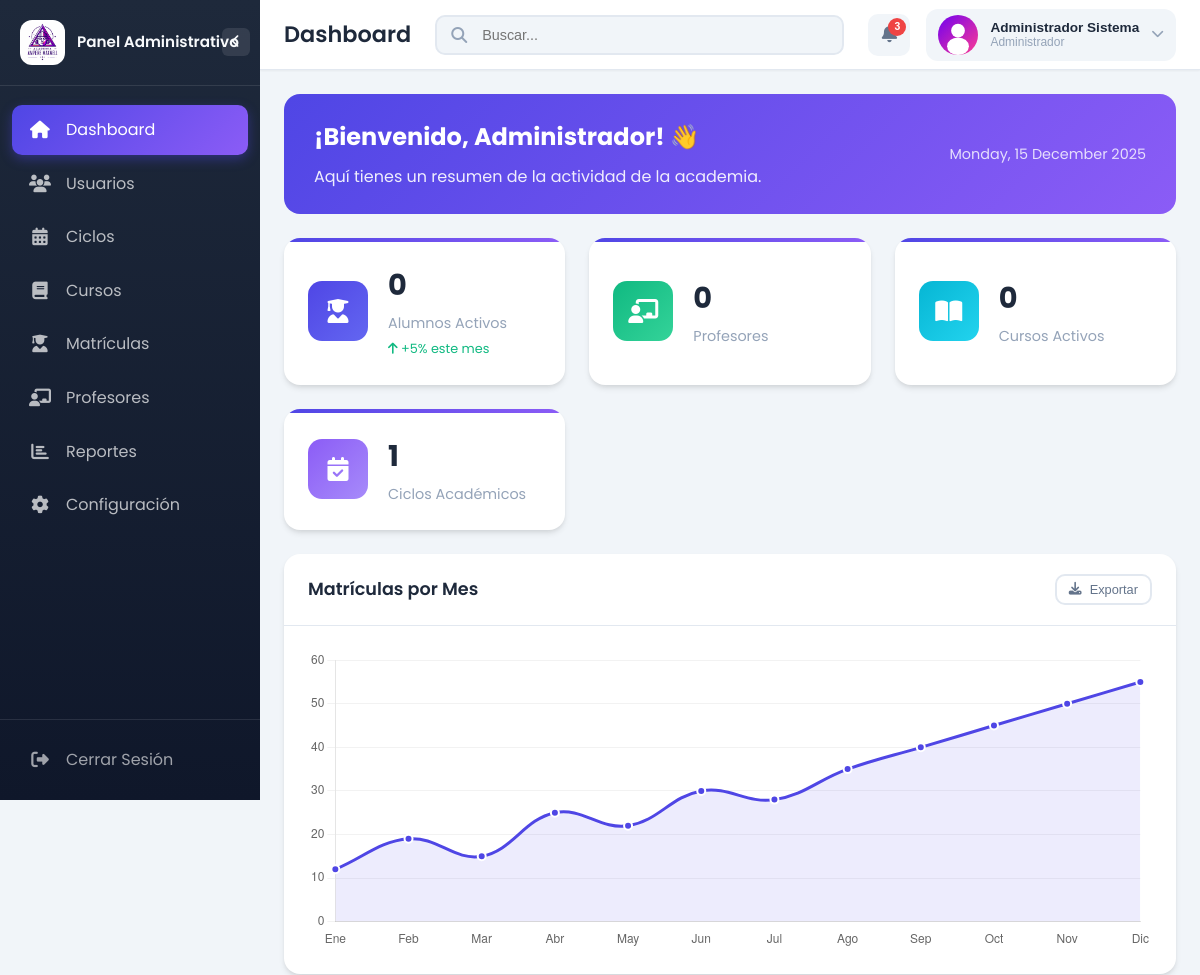
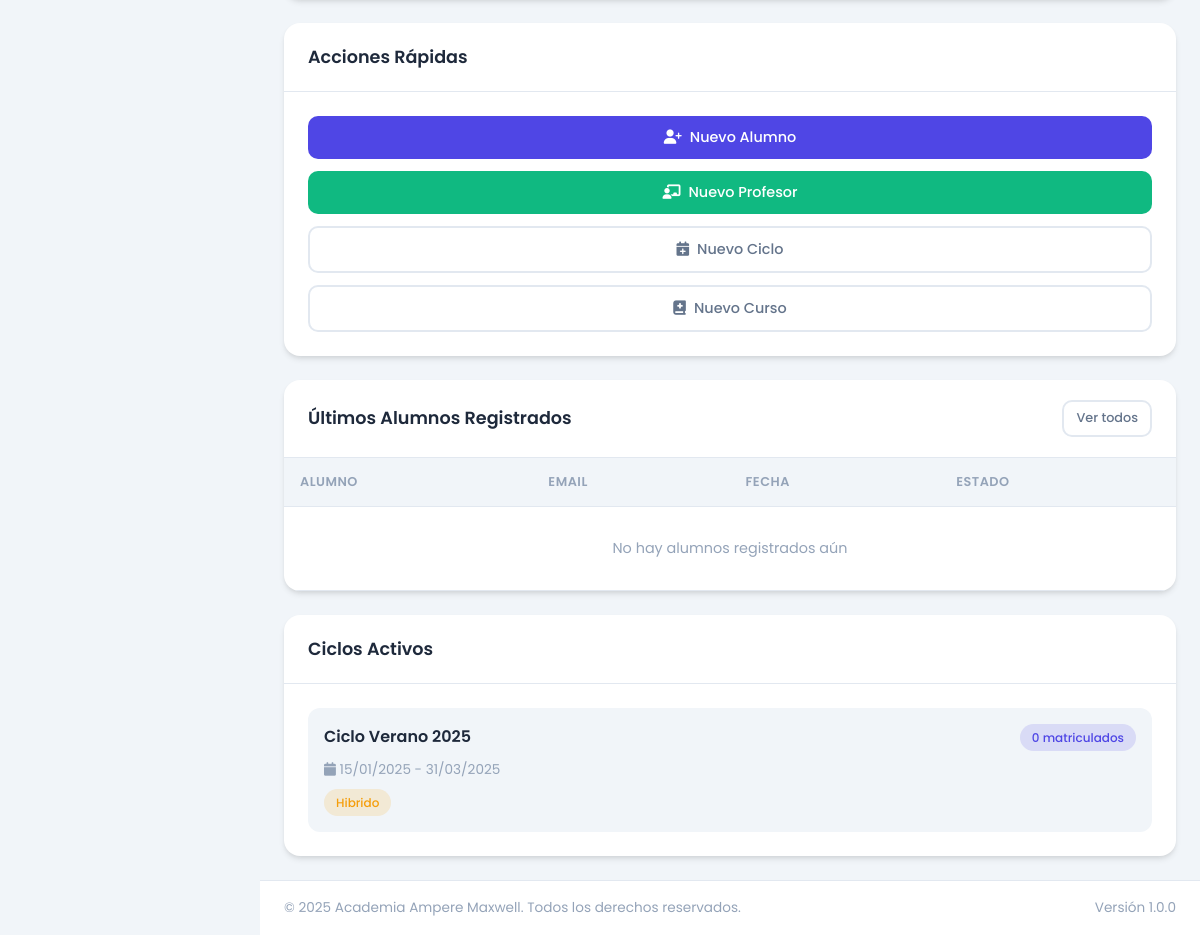
/intranet/admin/index.php (signed in), run on the app's committed database (2 pictures, top to bottom).
### tables this page shows
CREATE TABLE IF NOT EXISTS ciclos_academicos (
    id_ciclo INT AUTO_INCREMENT PRIMARY KEY,
    nombre_ciclo VARCHAR(100) NOT NULL,
    descripcion TEXT,
    modalidad ENUM('presencial', 'virtual', 'hibrido') NOT NULL,
    fecha_inicio DATE NOT NULL,
    fecha_fin DATE NOT NULL,
    costo DECIMAL(10, 2),
    cupos_disponibles INT DEFAULT 0,
    estado ENUM('activo', 'inactivo', 'finalizado') DEFAULT 'activo',
    fecha_creacion TIMESTAMP DEFAULT CURRENT_TIMESTAMP,
    fecha_actualizacion TIMESTAMP DEFAULT CURRENT_TIMESTAMP ON UPDATE CURRENT_TIMESTAMP,
    INDEX idx_estado (estado),
    INDEX idx_fechas (fecha_inicio, fecha_fin)
);

### intranet/php/auth/Auth.php (called while the page is built, shortened)
<?php
class Auth {
    public static function getUser() {
        return $_SESSION['user'] ?? null;
    }
}
?>

### intranet/admin/index.php (the view, shortened to what this page needs)
<?php
require_once __DIR__ . '/../php/auth/Auth.php';
$db = new Database();
$conn = $db->getConnection();
try {
    $stmt = $conn->query("SELECT COUNT(*) as total FROM usuarios WHERE id_rol = 3 AND estado = 'activo'");
    $totalAlumnos = $stmt->fetch()['total'];
    $stmt = $conn->query("SELECT COUNT(*) as total FROM usuarios WHERE id_rol = 2 AND estado = 'activo'");
    $totalProfesores = $stmt->fetch()['total'];
    $stmt = $conn->query("SELECT COUNT(*) as total FROM ciclos_academicos WHERE estado = 'activo'");
    $ciclosActivos = $stmt->fetch()['total'];
    $stmt = $conn->query("SELECT COUNT(*) as total FROM cursos WHERE estado = 'activo'");
    $cursosActivos = $stmt->fetch()['total'];
    $stmt = $conn->query("
        SELECT u.*, r.nombre_rol
        FROM usuarios u
        INNER JOIN roles r ON u.id_rol = r.id_rol
        WHERE u.id_rol = 3
        ORDER BY u.fecha_creacion DESC
        LIMIT 5
    ");
    $ultimosAlumnos = $stmt->fetchAll();
    $stmt = $conn->query("
        SELECT ca.*,
               (SELECT COUNT(*) FROM matriculas m WHERE m.id_ciclo = ca.id_ciclo) as total_matriculas
        FROM ciclos_academicos ca
        WHERE ca.estado = 'activo'
        ORDER BY ca.fecha_inicio DESC
    ");
    $ciclos = $stmt->fetchAll();
} catch (PDOException $e) {
    error_log("Dashboard Error: " . $e->getMessage());
    $totalAlumnos = $totalProfesores = $ciclosActivos = $cursosActivos = $matriculasMes = 0;
    $ultimosAlumnos = $ciclos = [];
}
?>
<!DOCTYPE html>
<html lang="es">
<head>
    <link rel="stylesheet" href="../assets/css/dashboard.css">
    <link rel="stylesheet" href="https://cdnjs.cloudflare.com/ajax/libs/font-awesome/6.5.0/css/all.min.css">
</head>
<body class="dashboard-page">
    <div class="dashboard-wrapper">
        <?php include __DIR__ . '/../components/sidebar.php'; ?>
        <div class="main-content">
            <?php include __DIR__ . '/../components/header.php'; ?>
            <div class="content-wrapper">
                <div class="welcome-banner" style="background: linear-gradient(135deg, var(--dash-primary) 0%, var(--dash-accent) 100%); color: #fff; padding: 24px 30px; border-radius: 16px; margin-bottom: 24px; display: flex; justify-content: space-between; align-items: center;">
                    <div>
                        <h2 style="font-size: 1.5rem; margin-bottom: 8px;">¡Bienvenido, <?= htmlspecialchars($user['nombres']) ?>! 👋</h2>
                        <p style="opacity: 0.9;">Aquí tienes un resumen de la actividad de la academia.</p>
                    </div>
                    <div>
                        <span style="font-size: 0.9rem; opacity: 0.8;"><?= date('l, d F Y') ?></span>
                    </div>
                </div>
                <div class="stats-grid">
                    <div class="stat-card">
                        <div class="stat-icon primary">
                            <i class="fas fa-user-graduate"></i>
                        </div>
                        <div class="stat-info">
                            <h3><?= $totalAlumnos ?></h3>
                            <p>Alumnos Activos</p>
                            <span class="stat-change positive"><i class="fas fa-arrow-up"></i> +5% este mes</span>
                        </div>
                    </div>
                    <div class="stat-card">
                        <div class="stat-icon success">
                            <i class="fas fa-chalkboard-teacher"></i>
                        </div>
                        <div class="stat-info">
                            <h3><?= $totalProfesores ?></h3>
                            <p>Profesores</p>
                        </div>
                    </div>
                    <div class="stat-card">
                        <div class="stat-icon info">
                            <i class="fas fa-book-open"></i>
                        </div>
                        <div class="stat-info">
                            <h3><?= $cursosActivos ?></h3>
                            <p>Cursos Activos</p>
                        </div>
                    </div>
                    <div class="stat-card">
                        <div class="stat-icon accent">
                            <i class="fas fa-calendar-check"></i>
                        </div>
                        <div class="stat-info">
                            <h3><?= $ciclosActivos ?></h3>
                            <p>Ciclos Académicos</p>
                        </div>
                    </div>
                </div>
                <div class="dashboard-grid">
                    <div class="card">
                        <div class="card-header">
                            <h3 class="card-title">Matrículas por Mes</h3>
                            <button class="btn btn-outline" style="padding: 6px 12px; font-size: 0.8rem;">
                                <i class="fas fa-download"></i> Exportar
                            </button>
                        </div>
                        <div class="card-body">
                            <canvas id="matriculasChart" height="300"></canvas>
                        </div>
                    </div>
                    <div class="card">
                        <div class="card-header">
                            <h3 class="card-title">Acciones Rápidas</h3>
                        </div>
                        <div class="card-body">
                            <div style="display: grid; gap: 12px;">
                                <a href="usuarios.php?action=new&type=alumno" class="btn btn-primary" style="justify-content: center;">
                                    <i class="fas fa-user-plus"></i> Nuevo Alumno
                                </a>
                                <a href="usuarios.php?action=new&type=profesor" class="btn btn-success" style="justify-content: center;">
                                    <i class="fas fa-chalkboard-teacher"></i> Nuevo Profesor
                                </a>
                                <a href="ciclos.php?action=new" class="btn btn-outline" style="justify-content: center;">
                                    <i class="fas fa-calendar-plus"></i> Nuevo Ciclo
                                </a>
                                <a href="cursos.php?action=new" class="btn btn-outline" style="justify-content: center;">
                                    <i class="fas fa-book-medical"></i> Nuevo Curso
                                </a>
                            </div>
                        </div>
                    </div>
                </div>
                <div class="dashboard-grid" style="margin-top: 24px;">
                    <div class="card">
                        <div class="card-header">
                            <h3 class="card-title">Últimos Alumnos Registrados</h3>
                            <a href="usuarios.php" class="btn btn-outline" style="padding: 6px 12px; font-size: 0.8rem;">
                                Ver todos
                            </a>
                        </div>
                        <div class="card-body" style="padding: 0;">
                            <div class="table-wrapper">
                                <table class="data-table">
                                    <thead>
                                        <tr>
                                            <th>Alumno</th>
                                            <th>Email</th>
                                            <th>Fecha</th>
                                            <th>Estado</th>
                                        </tr>
                                    </thead>
                                    <tbody>
                                        <?php if (empty($ultimosAlumnos)): ?>
                                            <tr>
                                                <td colspan="4" style="text-align: center; padding: 30px; color: var(--dash-text-muted);">
                                                    No hay alumnos registrados aún
                                                </td>
                                            </tr>
                                        <?php endif; ?>
                                    </tbody>
                                </table>
                            </div>
                        </div>
                    </div>
                    <div class="card">
                        <div class="card-header">
                            <h3 class="card-title">Ciclos Activos</h3>
                        </div>
                        <div class="card-body">
                            <?php if (empty($ciclos)): ?>
                                <div style="text-align: center; padding: 30px; color: var(--dash-text-muted);">
                                    <i class="fas fa-calendar-times" style="font-size: 2rem; margin-bottom: 10px; display: block;"></i>
                                    No hay ciclos activos
                                </div>
                            <?php else: ?>
                                <div style="display: flex; flex-direction: column; gap: 16px;">
                                    <?php foreach ($ciclos as $ciclo): ?>
                                        <div style="background: var(--dash-bg-main); padding: 16px; border-radius: 12px;">
                                            <div style="display: flex; justify-content: space-between; align-items: start; margin-bottom: 8px;">
                                                <h4 style="font-size: 1rem; font-weight: 600;"><?= htmlspecialchars($ciclo['nombre_ciclo']) ?></h4>
                                                <span class="badge badge-primary"><?= $ciclo['total_matriculas'] ?> matriculados</span>
                                            </div>
                                            <p style="font-size: 0.85rem; color: var(--dash-text-muted); margin-bottom: 8px;">
                                                <i class="fas fa-calendar"></i>
                                                <?= date('d/m/Y', strtotime($ciclo['fecha_inicio'])) ?> - <?= date('d/m/Y', strtotime($ciclo['fecha_fin'])) ?>
                                            </p>
                                            <div style="display: flex; gap: 8px;">
                                                <span class="badge badge-<?= $ciclo['modalidad'] === 'presencial' ? 'success' : ($ciclo['modalidad'] === 'virtual' ? 'info' : 'warning') ?>">
                                                    <?= ucfirst($ciclo['modalidad']) ?>
                                                </span>
                                            </div>
                                        </div>
                                    <?php endforeach; ?>
                                </div>
                            <?php endif; ?>
                        </div>
                    </div>
                </div>
            </div>
            <?php include __DIR__ . '/../components/footer.php'; ?>
        </div>
    </div>
    <script>
        // Gráfico de matrículas
        const ctx = document.getElementById('matriculasChart').getContext('2d');
        new Chart(ctx, {
            type: 'line',
            data: {
                labels: ['Ene', 'Feb', 'Mar', 'Abr', 'May', 'Jun', 'Jul', 'Ago', 'Sep', 'Oct', 'Nov', 'Dic'],
                datasets: [{
                    label: 'Matrículas 2025',
                    data: [12, 19, 15, 25, 22, 30, 28, 35, 40, 45, 50, 55],
                    borderColor: '#4F46E5',
                    backgroundColor: 'rgba(79, 70, 229, 0.1)',
                    borderWidth: 3,
                    fill: true,
                    tension: 0.4,
                    pointBackgroundColor: '#4F46E5',
                    pointBorderColor: '#fff',
                    pointBorderWidth: 2,
                    pointRadius: 4
                }]
            },
            options: {
                responsive: true,
                maintainAspectRatio: false,
                plugins: {
                    legend: {
                        display: false
                    }
                },
                scales: {
                    y: {
                        beginAtZero: true,
                        grid: {
                            color: 'rgba(0, 0, 0, 0.05)'
                        }
                    },
                    x: {
                        grid: {
                            display: false
                        }
                    }
                }
            }
        });
    </script>
</body>
</html>

### data on the page
ciclos_academicos: nombre_ciclo "Ciclo Verano 2025", total_matriculas "0", fecha_inicio "15/01/2025", fecha_fin "31/03/2025", modalidad "Hibrido"

### other printed values
$roleTitle "Panel Administrativo"
$item['label'] "Dashboard"
$item['label'] "Usuarios"
$item['label'] "Ciclos"
$item['label'] "Cursos"
$item['label'] "Matrículas"
$item['label'] "Profesores"
$item['label'] "Reportes"
$item['label'] "Configuración"
$pageTitle "Dashboard"
$userName "Administrador Sistema"
$userRole "Administrador"
$user['nombres'] "Administrador"
$totalAlumnos "0"
$totalProfesores "0"
